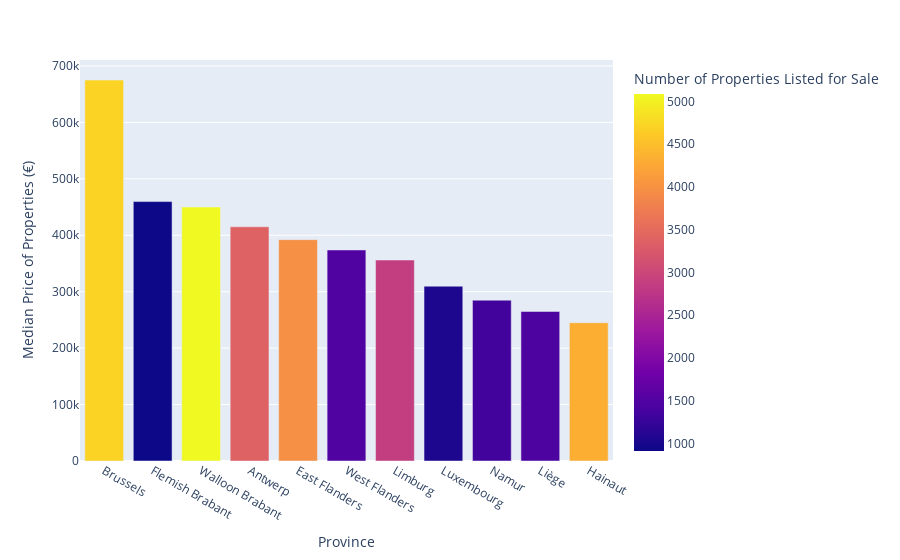

Write notebook code for a chart like this one.
### Code cell
mean_price_per_province = df.groupby('province')['price'].median().sort_values(ascending=False)
number_of_properties_per_province = df['province'].value_counts().sort_index()

px.bar(df, x=mean_price_per_province.index, y=mean_price_per_province.values, color=number_of_properties_per_province.values, labels ={
    'x':'Province',
    'y':'Median Price of Properties (€)',
    'color':'Number of Properties Listed for Sale'
    })

### Figure 1 — Plotly figure (JSON) as saved in the notebook; plotly's stock layout.template omitted (floating-point values rounded to 4 significant figures)
{"data": [{"alignmentgroup": "True", "hovertemplate": "Province=%{x}<br>Median Price of Properties (€)=%{y}<br>Number of Properties Listed for Sale=%{marker.color}<extra></extra>", "legendgroup": "", "marker": {"color": [4715, 910, 5087, 3372, 3975, 1475, 2873, 1036, 1344, 1451, 4316], "coloraxis": "coloraxis", "pattern": {"shape": ""}}, "name": "", "offsetgroup": "", "orientation": "v", "showlegend": false, "textposition": "auto", "type": "bar", "x": ["Brussels", "Flemish Brabant", "Walloon Brabant", "Antwerp", "East Flanders", "West Flanders", "Limburg", "Luxembourg", "Namur", "Liège", "Hainaut"], "xaxis": "x", "y": [675000, 459637, 450000, 415000, 392215, 373900.0, 356133, 309750, 285000, 265000, 245000], "yaxis": "y"}], "layout": {"barmode": "relative", "coloraxis": {"colorbar": {"title": {"text": "Number of Properties Listed for Sale"}}, "colorscale": [[0, "#0d0887"], [0.1111, "#46039f"], [0.2222, "#7201a8"], [0.3333, "#9c179e"], [0.4444, "#bd3786"], [0.5556, "#d8576b"], [0.6667, "#ed7953"], [0.7778, "#fb9f3a"], [0.8889, "#fdca26"], [1, "#f0f921"]]}, "legend": {"tracegroupgap": 0}, "margin": {"t": 60}, "xaxis": {"anchor": "y", "domain": [0, 1], "title": {"text": "Province"}}, "yaxis": {"anchor": "x", "domain": [0, 1], "title": {"text": "Median Price of Properties (€)"}}}}
